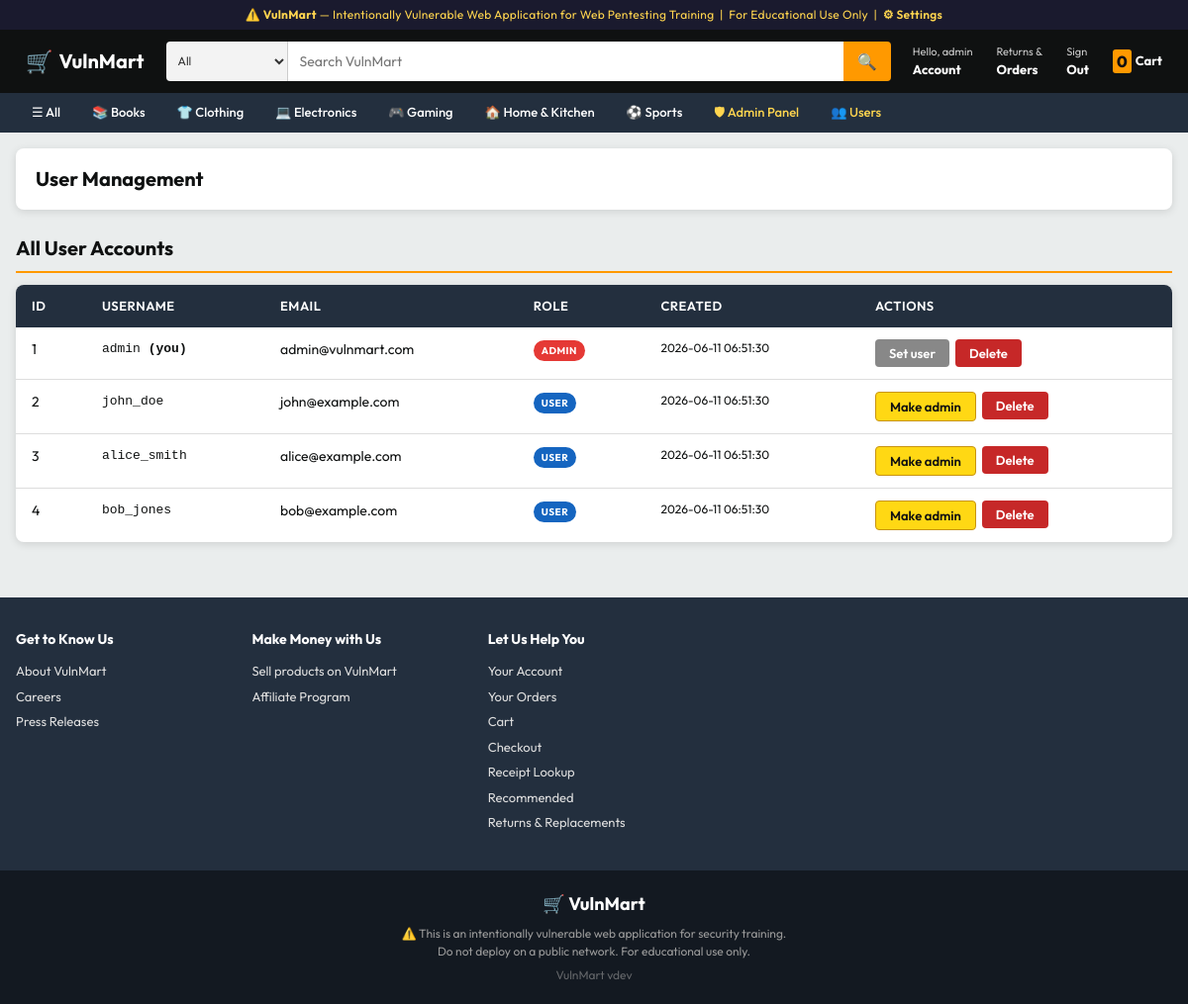
The page /admin/users.php (signed in) on the database its author committed.
### tables this page shows
CREATE TABLE categories (
    id INT AUTO_INCREMENT PRIMARY KEY,
    name VARCHAR(50) NOT NULL,
    slug VARCHAR(50) UNIQUE NOT NULL,
    icon VARCHAR(10)
);

CREATE TABLE users (
    id INT AUTO_INCREMENT PRIMARY KEY,
    username VARCHAR(255) UNIQUE NOT NULL,
    password VARCHAR(255) NOT NULL,
    email VARCHAR(100) UNIQUE NOT NULL,
    full_name VARCHAR(100),
    address TEXT,
    phone VARCHAR(20),
    role ENUM('user', 'admin') DEFAULT 'user',
    created_at TIMESTAMP DEFAULT CURRENT_TIMESTAMP
);

### src/config.php (called while the page is built, shortened)
<?php
function isLoggedIn(): bool {
    return isset($_SESSION['user_id']);
}
function isAdmin(): bool {
    return isset($_SESSION['role']) && $_SESSION['role'] === 'admin';
}

### src/includes/db.php (called while the page is built, shortened)
<?php
require_once __DIR__ . '/../config.php';
function getDB(): mysqli {
    static $conn = null;
    if ($conn === null) {
        $conn = new mysqli(DB_HOST, DB_USER, DB_PASS, DB_NAME);
        $conn->set_charset("utf8mb4");
    }
    return $conn;
}

### src/admin/users.php (the view, shortened to what this page needs)
<?php
require_once __DIR__ . '/../config.php';
require_once __DIR__ . '/../includes/db.php';
$conn    = getDB();
$users = [];
$res = $conn->query("SELECT id, username, email, role, created_at FROM users ORDER BY id");
if ($res) while ($r = $res->fetch_assoc()) $users[] = $r;
include __DIR__ . '/../includes/header.php';
?>
<div class="page-header">
    <h1>User Management</h1>
</div>
<div class="section-header"><h2 class="section-title">All User Accounts</h2></div>
<table class="data-table">
    <thead><tr><th>ID</th><th>Username</th><th>Email</th><th>Role</th><th>Created</th><th>Actions</th></tr></thead>
    <tbody>
    <?php foreach ($users as $u): ?>
        <tr>
            <td><?= (int)$u['id'] ?></td>
            <td style="font-family:monospace;font-size:13px;">
                <?= htmlspecialchars($u['username']) ?><?php if ((int)$u['id'] === (int)$_SESSION['user_id']): ?> <strong>(you)</strong><?php endif; ?>
            </td>
            <td><?= htmlspecialchars($u['email']) ?></td>
            <td><span class="diff-badge" style="background:<?= $u['role']==='admin'?'#E53935':'#1565C0' ?>"><?= htmlspecialchars($u['role']) ?></span></td>
            <td style="font-size:12px;"><?= htmlspecialchars($u['created_at']) ?></td>
            <td>
                <div style="display:flex;gap:6px;">
                    <?php if ($u['role'] !== 'admin'): ?>
                    <form method="POST"><input type="hidden" name="promote" value="<?= (int)$u['id'] ?>"><button class="btn btn-primary btn-sm">Make admin</button></form>
                    <?php else: ?>
                    <form method="POST"><input type="hidden" name="demote" value="<?= (int)$u['id'] ?>"><button class="btn btn-sm" style="background:#888;color:#fff;">Set user</button></form>
                    <?php endif; ?>
                    <form method="POST" onsubmit="return confirm('Delete this user?');"><input type="hidden" name="delete" value="<?= (int)$u['id'] ?>"><button class="btn btn-sm" style="background:#C62828;color:#fff;">Delete</button></form>
                </div>
            </td>
        </tr>
    <?php endforeach; ?>
    </tbody>
</table>
<?php include __DIR__ . '/../includes/footer.php'; ?>

### src/includes/header.php (shortened to what this page needs)
<?php
require_once __DIR__ . '/../includes/db.php';
$_cat_icons = [
    'books'        => '📚',
    'clothing'     => '👕',
    'electronics'  => '💻',
    'gaming'       => '🎮',
    'home-kitchen' => '🏠',
    'sports'       => '⚽',
];
$_categories = [];
$_cats = getDB()->query("SELECT * FROM categories ORDER BY name");
if ($_cats) {
    while ($r = $_cats->fetch_assoc()) {
        $r['icon'] = $_cat_icons[$r['slug']] ?? '';
        $_categories[] = $r;
    }
}
?>
<!DOCTYPE html>
<html lang="en">
<head>
    <link rel="stylesheet" href="/assets/css/style.css">
</head>
<body>
<div class="training-banner">
    ⚠️ <strong>VulnMart</strong> — Intentionally Vulnerable Web Application for Web Pentesting Training &nbsp;|&nbsp; For Educational Use Only
    <?php if (isAdmin()): ?>
    &nbsp;|&nbsp; <a href="/admin/settings.php" style="color:#FFD54F;font-weight:600;">⚙ Settings</a>
    <?php endif; ?>
</div>
<header class="site-header">
    <div class="header-inner">
        <a href="/" class="site-logo">
            <span class="logo-icon">🛒</span>
            <span>VulnMart</span>
        </a>
        <form action="/search.php" method="GET" class="header-search">
            <select name="cat" class="search-cat-select">
                <option value="">All</option>
            </select>
            <input type="text" name="q" placeholder="Search VulnMart"
                   value="<?= isset($_GET['q']) ? htmlspecialchars($_GET['q']) : '' ?>"
                   class="search-input" autocomplete="off">
            <button type="submit" class="search-btn">🔍</button>
        </form>
        <div class="header-actions">
            <?php if (isLoggedIn()): ?>
            <a href="/profile.php" class="header-action-link">
                <span class="action-label">Hello, <?= htmlspecialchars($_SESSION['username']) ?></span>
                <span class="action-main">Account</span>
            </a>
            <a href="/orders.php" class="header-action-link">
                <span class="action-label">Returns &amp;</span>
                <span class="action-main">Orders</span>
            </a>
            <a href="/logout.php" class="header-action-link">
                <span class="action-label">Sign</span>
                <span class="action-main">Out</span>
            </a>
            <?php endif; ?>
            <a href="/cart.php" class="header-cart">
                <span class="cart-qty"><?= array_sum($_SESSION['cart'] ?? []) ?></span>
                <span>Cart</span>
            </a>
        </div>
    </div>
</header>
<nav class="cat-nav">
    <div class="cat-nav-inner">
        <a href="/" class="cat-nav-link">☰ All</a>
        <?php foreach ($_categories as $c): ?>
        <a href="/category.php?slug=<?= htmlspecialchars($c['slug']) ?>" class="cat-nav-link">
            <?= $c['icon'] ?> <?= htmlspecialchars($c['name']) ?>
        </a>
        <?php endforeach; ?>
        <?php if (isAdmin()): ?>
        <a href="/admin/index.php" class="cat-nav-link cat-nav-admin">🛡 Admin Panel</a>
        <a href="/admin/users.php" class="cat-nav-link cat-nav-admin">👥 Users</a>
        <?php endif; ?>
    </div>
</nav>
<main class="site-main">

### rows shown on the page
categories: icon "📚", name "Books"
categories: icon "👕", name "Clothing"
categories: icon "💻", name "Electronics"
categories: icon "🎮", name "Gaming"
categories: icon "🏠", name "Home & Kitchen"
categories: icon "⚽", name "Sports"
users: id "1", username "admin", shows "(you)", email "admin@vulnmart.com", role "ADMIN", created_at "2026-06-11 06:51:30"
users: id "2", username "john_doe", email "john@example.com", role "USER", created_at "2026-06-11 06:51:30"
users: id "3", username "alice_smith", email "alice@example.com", role "USER", created_at "2026-06-11 06:51:30"
users: id "4", username "bob_jones", email "bob@example.com", role "USER", created_at "2026-06-11 06:51:30"

### other values the page prints
$_SESSION['username'] "admin"
array_sum($_SESSION['cart'] ?? []) "0"
defined('VULNMART_VERSION') ? VULNMART_VERSION : 'dev' "dev"
